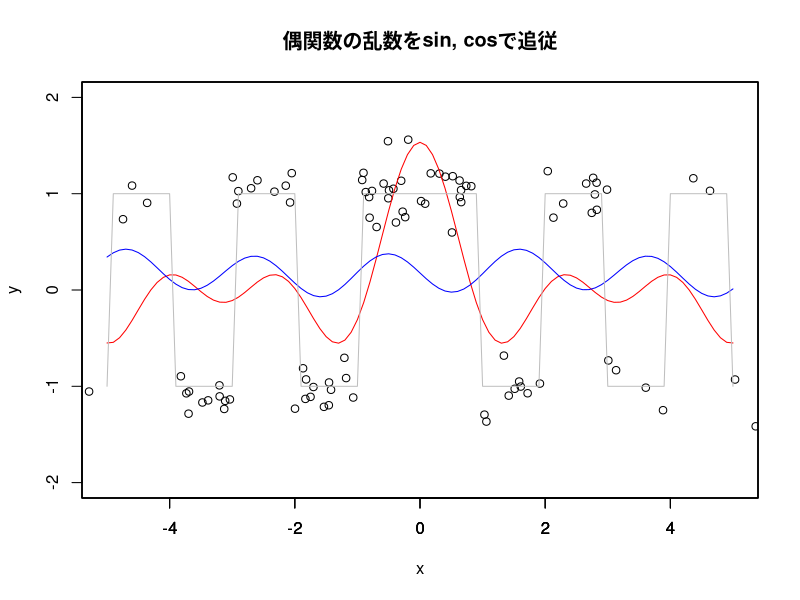

The R script that drew this image:
# Clear environment
rm(list = ls())

# Setting Japanese font (for MacOSX)
# par(family= "HiraKakuProN-W3")

# Chapter6 e.g.53
# 一般の多項式回帰

# 偶関数に近いデータの作成。
n <- 100
x <- rnorm(n) * pi
y <- 1 - floor(abs(x)) %% 2 * 2 + rnorm(n) * 0.2
plot(x, y, 
     xaxt = "n", yaxt = "n",
     xlim = c(-5, 5), ylim = c(-2, 2),
     # ann = FALSE, 
     main = "偶関数の乱数をsin, cosで追従")

# 基底としてcos(x)を使用した場合の多項式回帰。
X <- cbind(1, cos(x), cos(2 * x), cos(3 * x))
beta <- solve(t(X) %*% X) %*% t(X) %*% y
f <- function(x) {
  beta[1] + beta[2] * cos(x) + beta[3] * cos(2 * x) + beta[4] * cos(3 * x)
}
par(new = TRUE)
curve(f(x), -5, 5, col = "red", 
      yaxt = "n", ann = FALSE,
      xlim = c(-5, 5), ylim = c(-2, 2))

# 基底としてsin(x)を使用した場合の多項式回帰。
X <- cbind(1, sin(x), sin(2 * x), sin(3 * x))
beta <- solve(t(X) %*% X) %*% t(X) %*% y
g <- function(x) {
  beta[1] + beta[2] * sin(x) + beta[3] * sin(2 * x) + beta[4] * sin(3 * x)
}
par(new = TRUE)
curve(g(x), -5, 5, col = "blue", 
      yaxt = "n", ann = FALSE,
      xlim = c(-5, 5), ylim = c(-2, 2))

# ノイズを除去した元関数のグラフ
par(new = TRUE)
curve(1 - floor(abs(x)) %% 2 * 2, -5, 5, col = "gray",
      ann = FALSE,
      xlim = c(-5, 5), ylim = c(-2, 2))
